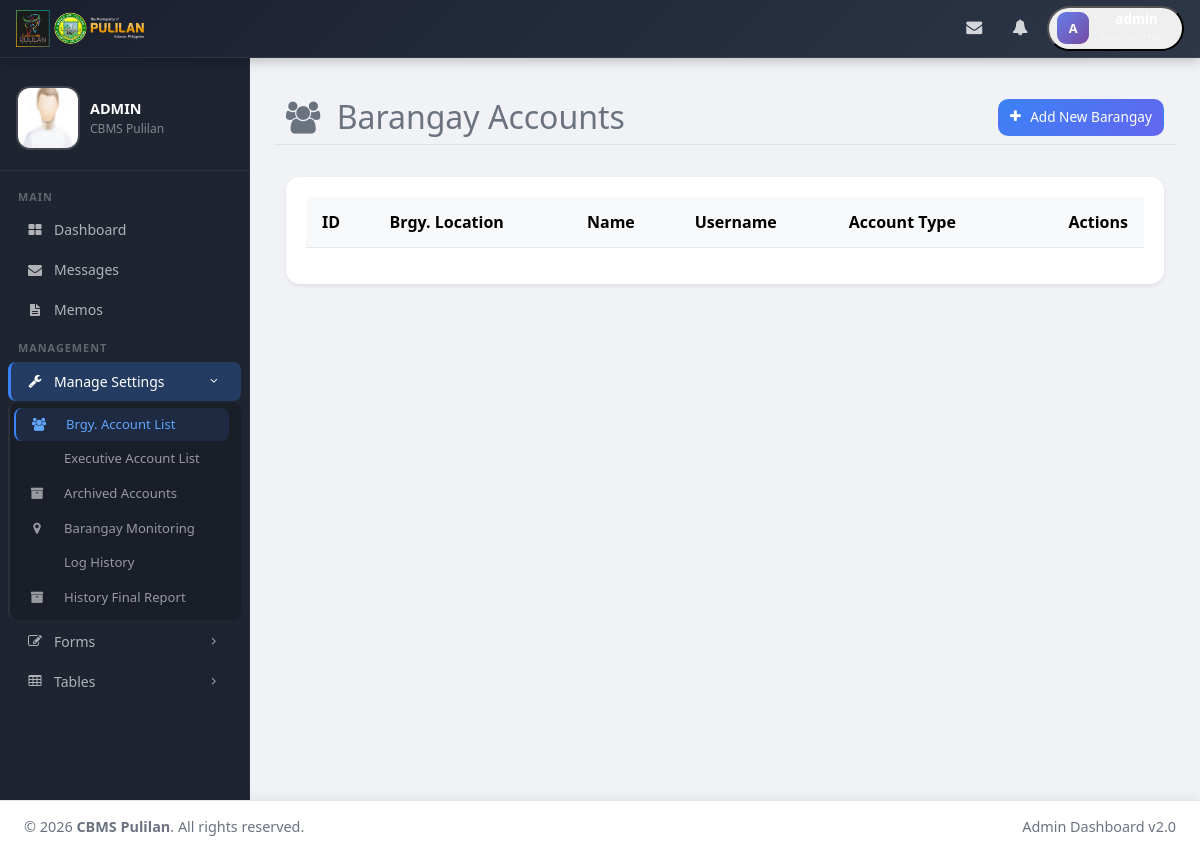
The page /admin/brgylist_table.php (signed in) on the database as committed earlier.
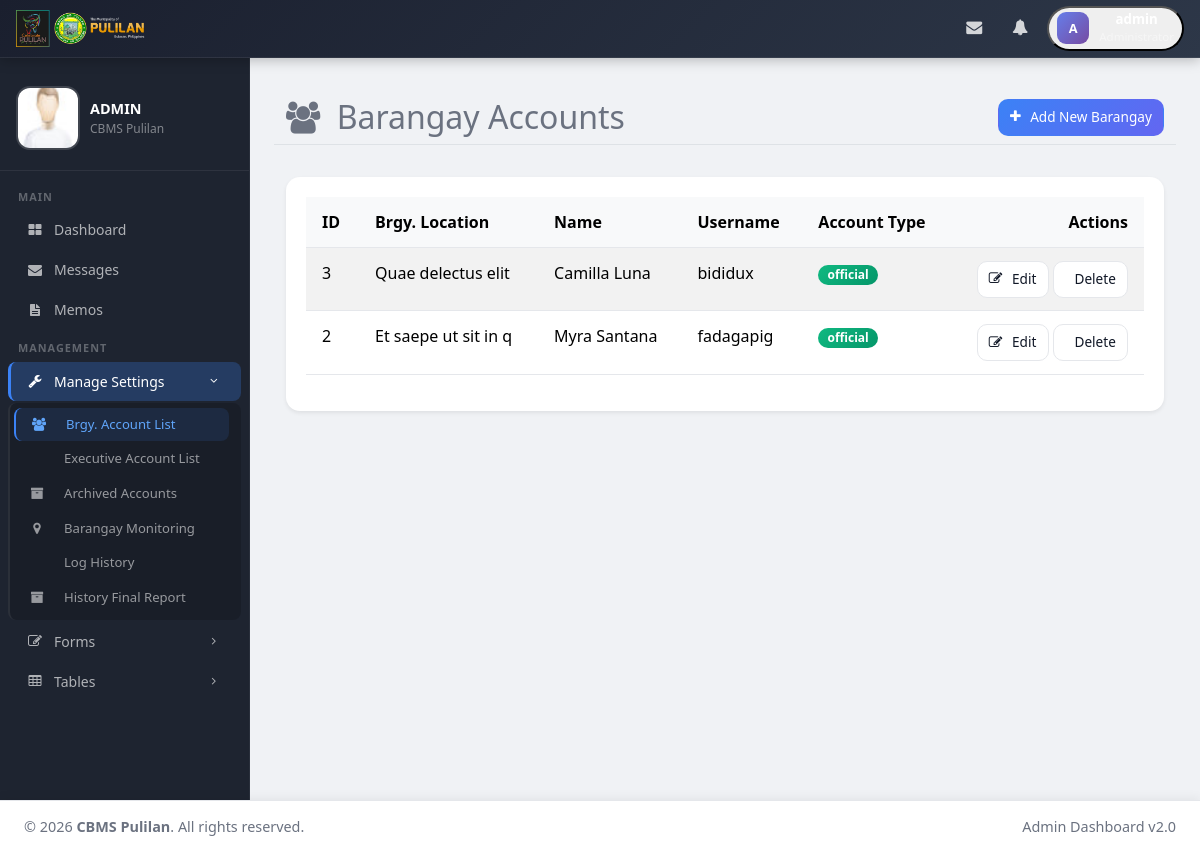
The same page on the database as committed later.
### tables this page shows
CREATE TABLE `brgydetails_tbl` (
  `brgydetails_id` int(11) NOT NULL,
  `fullname` varchar(100) NOT NULL,
  `email` varchar(100) NOT NULL,
  `username` varchar(80) NOT NULL,
  `password` varchar(255) NOT NULL,
  `contact` varchar(20) NOT NULL,
  `brgy_location` varchar(100) NOT NULL,
  `no_purok` text NOT NULL,
  `major_sources` text NOT NULL,
  `brgy_classification` text NOT NULL,
  `char_brgy` text NOT NULL,
  `gender` varchar(50) NOT NULL,
  `position` varchar(100) NOT NULL,
  `male_tanod` int(11) NOT NULL DEFAULT 0,
  `female_tanod` int(11) NOT NULL DEFAULT 0,
  `male_health_worker` int(11) NOT NULL DEFAULT 0,
  `female_health_worker` int(11) NOT NULL DEFAULT 0,
  `male_nutrition_scholar` int(11) NOT NULL DEFAULT 0,
  `female_nutrition_scholar` int(11) NOT NULL DEFAULT 0,
  `male_purok_leaders` int(11) NOT NULL DEFAULT 0,
  `female_purok_leaders` int(11) NOT NULL DEFAULT 0,
  `male_librarian` int(11) NOT NULL DEFAULT 0,
  `female_librarian` int(11) NOT NULL DEFAULT 0,
  `male_day_care_worker` int(11) NOT NULL DEFAULT 0,
  `female_day_care_worker` int(11) NOT NULL DEFAULT 0,
  `male_utility_worker` int(11) NOT NULL DEFAULT 0,
  `female_utility_worker` int(11) NOT NULL DEFAULT 0,
  `type` varchar(80) NOT NULL,
  `date` date NOT NULL,
  `date_added` timestamp NOT NULL DEFAULT current_timestamp() ON UPDATE current_timestamp()
);

### admin/navbar.php (called while the page is built, shortened)
<?php
$current_page = basename($_SERVER['PHP_SELF']);
include __DIR__ . '/partials/admin_header.php';
include __DIR__ . '/partials/admin_sidebar.php';

### admin/footer.php (called while the page is built)
<?php
include __DIR__ . '/partials/admin_footer.php';

### admin/brgylist_table.php (the view, shortened to what this page needs)
<?php
include('navbar.php');
?>
<div class="container-fluid">
    <div class="row mb-3">
        <div class="col-12 d-flex justify-content-between align-items-center mt-3 mb-3 border-bottom pb-2">
            <h2 class="text-secondary mb-0">
                <i class="fa fa-users me-2"></i> Barangay Accounts
            </h2>
            <a href="addbrgygrid.php" class="btn btn-sm btn-primary">
                <i class="fa fa-plus me-1"></i> Add New Barangay
            </a>
        </div>
    </div>
    <div class="card shadow-sm border-0">
        <div class="card-body">
            <div class="table-responsive">
                <table class="table table-hover table-striped" id="brgyTable">
                    <thead class="table-light">
                        <tr>
                            <th>ID</th>
                            <th>Brgy. Location</th>
                            <th>Name</th>
                            <th>Username</th>
                            <th>Account Type</th>
                            <th class="text-end">Actions</th>
                        </tr>
                    </thead>
                    <tbody>
                        <?php
                        $sql = mysqli_query($con, "SELECT * FROM brgydetails_tbl WHERE type = 'official' ORDER BY brgydetails_id DESC");
                        while ($result = mysqli_fetch_array($sql)):
                        ?>
                        <tr>
                            <td><?php echo htmlspecialchars($result['brgydetails_id']); ?></td>
                            <td><?php echo htmlspecialchars($result['brgy_location']); ?></td>
                            <td><?php echo htmlspecialchars($result['fullname']); ?></td>
                            <td><?php echo htmlspecialchars($result['username']); ?></td>
                            <td><span class="badge bg-success"><?php echo htmlspecialchars($result['type']); ?></span></td>
                            <td class="text-end">
                                <a href="edit_brgy.php?brgydetails_id=<?php echo htmlspecialchars($result['brgydetails_id']); ?>" class="btn btn-sm btn-outline-info">
                                    <i class="fa fa-pencil-square-o me-1"></i> Edit
                                </a>
                                <a type="button" href="actions/permanent_delete_brgy.php?brgydetails_id=<?php echo htmlspecialchars($result['brgydetails_id']); ?>" class="btn btn-sm btn-danger" onclick="return confirm('PERMANENT DELETE: This action cannot be undone. Are you sure?');">
                                    <i class="fa fa-trash me-1"></i> Delete
                                </a>
                            </td>
                        </tr>
                        <?php endwhile; ?>
                    </tbody>
                </table>
            </div>
        </div>
    </div>
</div>
<?php include('footer.php'); ?>
<link rel="stylesheet" href="https://cdn.datatables.net/1.13.6/css/dataTables.bootstrap5.min.css">

### admin/partials/admin_header.php (shortened to what this page needs)
<?php
if (!function_exists('admin_escape')) {
    function admin_escape($value): string {
        return htmlspecialchars((string) ($value ?? ''), ENT_QUOTES, 'UTF-8');
    }
}
?>
<!DOCTYPE html>
<html lang="en">
<head>
    <link href="https://cdn.jsdelivr.net/npm/bootstrap@5.3.3/dist/css/bootstrap.min.css" rel="stylesheet">
    <link href="/pulilan/assets/font-awesome/css/font-awesome.css" rel="stylesheet" />
</head>
<body>
    <div id="wrapper">
        <nav class="topbar">
            <a class="brand" href="index.php">
                <img src="/pulilan/img/logo.png" alt="Pulilan Logo">
            </a>
            <div class="topbar-actions">
                <div class="dropdown-wrap">
                    <button class="icon-btn" type="button" data-bs-toggle="dropdown" data-bs-display="static" aria-expanded="false" title="Messages">
                        <i class="fa fa-envelope"></i>
                    </button>
                </div>
                <div class="dropdown-wrap">
                    <button class="icon-btn" type="button" data-bs-toggle="dropdown" data-bs-display="static" aria-expanded="false" title="Notifications">
                        <i class="fa fa-bell"></i>
                    </button>
                </div>
                <div class="dropdown-wrap">
                    <button class="user-pill" type="button" data-bs-toggle="dropdown" data-bs-display="static" aria-expanded="false">
                        <span class="avatar"><?php echo strtoupper(substr($_SESSION['username'] ?? 'A', 0, 1)); ?></span>
                        <span class="user-meta">
                            <span style="display:block;font-size:0.83rem;font-weight:600;line-height:1.2"><?php echo admin_escape($_SESSION['username'] ?? 'Admin'); ?></span>
                            <span style="display:block;color:rgba(255,255,255,0.45);font-size:0.72rem">Administrator</span>
                        </span>
                    </button>
                </div>
            </div>
        </nav>

### admin/partials/admin_sidebar.php (shortened to what this page needs)
<nav class="sidebar" id="mainSidebar">
    <div class="user-section">
        <img src="/pulilan/assets/img/user.jpg" alt="Admin Logo">
        <div>
            <div class="user-name text-uppercase"><?php echo admin_escape($_SESSION['username'] ?? 'Admin'); ?></div>
            <div class="user-role">CBMS Pulilan</div>
        </div>
    </div>
    <ul id="side-menu">
        <div class="sidebar-section-label">Main</div>
        <li><a class="nav-link <?php echo ($current_page == 'index.php') ? 'active' : ''; ?>" href="index.php"><i class="fa fa-th-large fa-fw"></i><span class="link-text">Dashboard</span></a></li>
        <li><a class="nav-link <?php echo ($current_page == 'admin_messages.php') ? 'active' : ''; ?>" href="admin_messages.php"><i class="fa fa-envelope fa-fw"></i><span class="link-text">Messages</span></a></li>
        <li><a class="nav-link <?php echo ($current_page == 'admin_memo.php') ? 'active' : ''; ?>" href="admin_memo.php"><i class="fa fa-file-text fa-fw"></i><span class="link-text">Memos</span></a></li>
        <div class="sidebar-section-label">Management</div>
        <li>
            <button class="submenu-trigger <?php echo in_array($current_page, ['brgylist_table.php','executive_list.php','deleted_history_brgy.php','brgymonitoring.php','loghistory.php','history_final_report.php']) ? 'active' : ''; ?>" type="button" data-submenu="manageSettings" aria-expanded="<?php echo in_array($current_page, ['brgylist_table.php','executive_list.php','deleted_history_brgy.php','brgymonitoring.php','loghistory.php','history_final_report.php']) ? 'true' : 'false'; ?>">
                <i class="fa fa-wrench fa-fw"></i><span class="link-text">Manage Settings</span><i class="fa fa-angle-right arrow"></i>
            </button>
            <div class="submenu <?php echo in_array($current_page, ['brgylist_table.php','executive_list.php','deleted_history_brgy.php','brgymonitoring.php','loghistory.php','history_final_report.php']) ? 'open' : ''; ?>" id="manageSettings">
                <ul>
                    <li><a class="nav-link <?php echo ($current_page=='brgylist_table.php')?'active':''; ?>" href="brgylist_table.php"><i class="fa fa-users fa-fw me-2"></i>Brgy. Account List</a></li>
                    <li><a class="nav-link <?php echo ($current_page=='executive_list.php')?'active':''; ?>" href="executive_list.php"><i class="fa fa-user-secret fa-fw me-2"></i>Executive Account List</a></li>
                    <li><a class="nav-link <?php echo ($current_page=='deleted_history_brgy.php')?'active':''; ?>" href="deleted_history_brgy.php"><i class="fa fa-archive fa-fw me-2"></i>Archived Accounts</a></li>
                    <li><a class="nav-link <?php echo ($current_page=='brgymonitoring.php')?'active':''; ?>" href="brgymonitoring.php"><i class="fa fa-map-marker fa-fw me-2"></i>Barangay Monitoring</a></li>
                    <li><a class="nav-link <?php echo ($current_page=='loghistory.php')?'active':''; ?>" href="loghistory.php"><i class="fa fa-history fa-fw me-2"></i>Log History</a></li>
                    <li><a class="nav-link <?php echo ($current_page=='history_final_report.php')?'active':''; ?>" href="history_final_report.php"><i class="fa fa-archive fa-fw me-2"></i>History Final Report</a></li>
                </ul>
            </div>
        </li>
        <li>
            <button class="submenu-trigger <?php echo in_array($current_page, ['addbrgygrid.php','addexecutive_grid.php','email.php']) ? 'active' : ''; ?>" type="button" data-submenu="formsMenu" aria-expanded="<?php echo in_array($current_page, ['addbrgygrid.php','addexecutive_grid.php','email.php']) ? 'true' : 'false'; ?>">
                <i class="fa fa-edit fa-fw"></i><span class="link-text">Forms</span><i class="fa fa-angle-right arrow"></i>
            </button>
        </li>
        <li>
            <button class="submenu-trigger <?php echo in_array($current_page, ['brgygrid.php','viewbrgyanswer.php']) ? 'active' : ''; ?>" type="button" data-submenu="tablesMenu" aria-expanded="<?php echo in_array($current_page, ['brgygrid.php','viewbrgyanswer.php']) ? 'true' : 'false'; ?>">
                <i class="fa fa-table fa-fw"></i><span class="link-text">Tables</span><i class="fa fa-angle-right arrow"></i>
            </button>
        </li>
    </ul>
</nav>
<main class="page-content">

### admin/partials/admin_footer.php (shortened to what this page needs)
</main>
</div>
<footer class="admin-footer">
    <div>&copy; <?php echo date('Y'); ?> <strong>CBMS Pulilan</strong>. All rights reserved.</div>
    <div>Admin Dashboard v2.0</div>
</footer>
</body>
</html>

Rows that differ between the two databases and show on the page:
added brgydetails_tbl: brgydetails_id "3", brgy_location "Quae delectus elit", fullname "Camilla Luna", username "bididux", type "official"
added brgydetails_tbl: brgydetails_id "2", brgy_location "Et saepe ut sit in q", fullname "Myra Santana", username "fadagapig", type "official"
